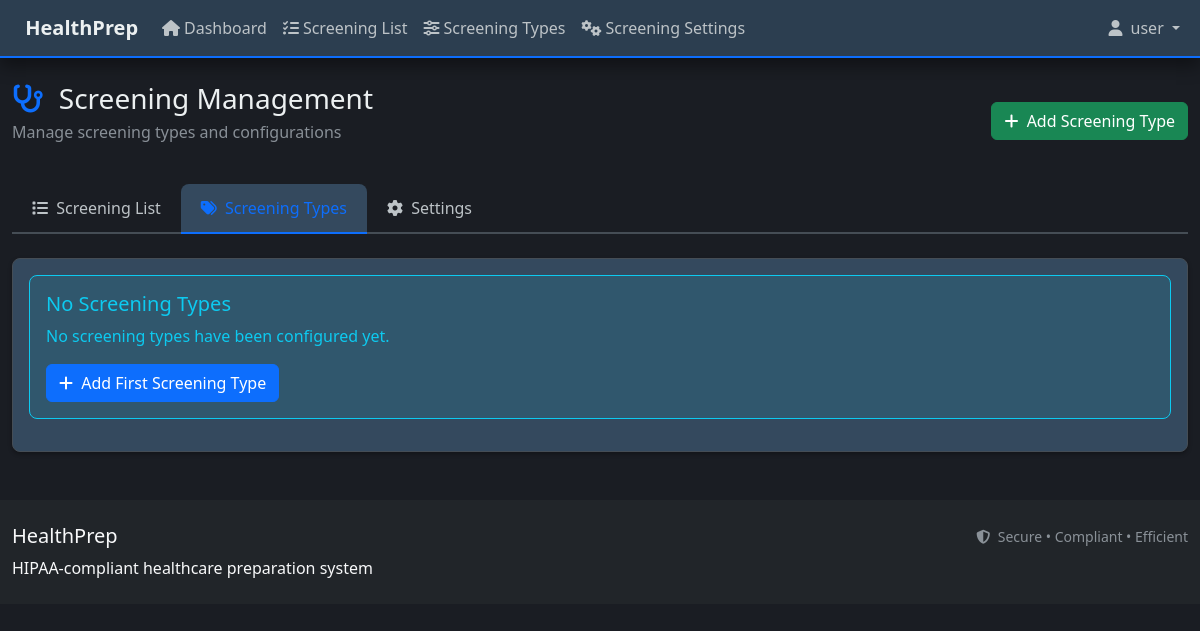
The app's page /screening/types (signed in), older data.
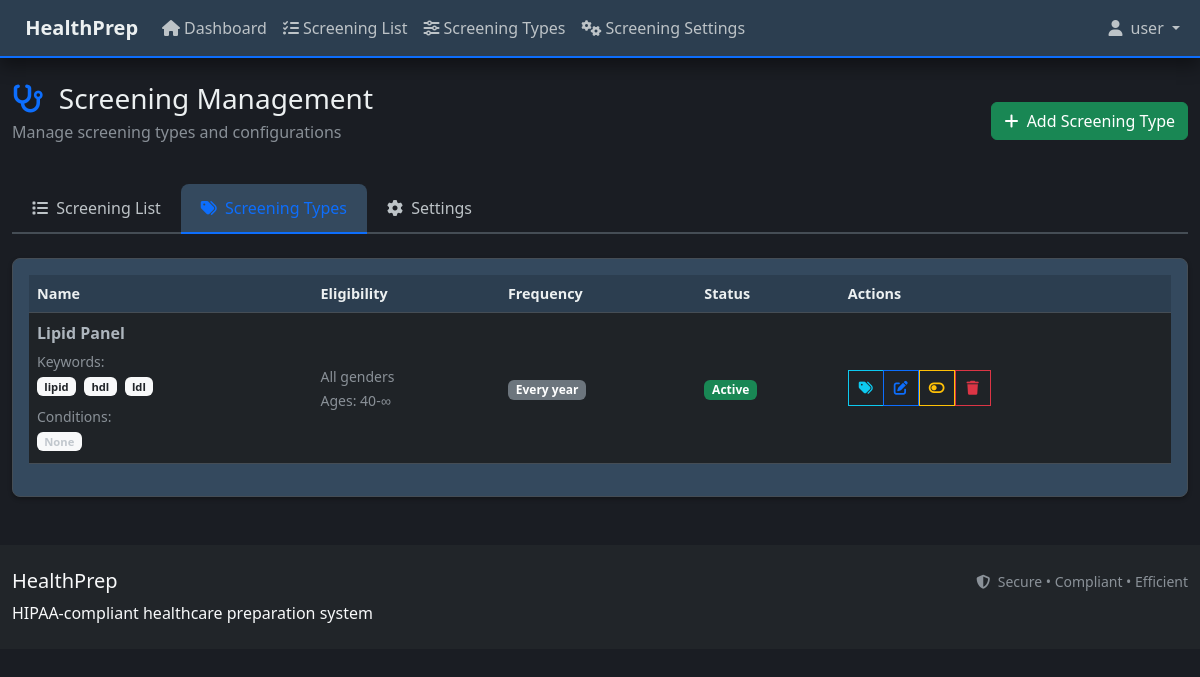
The same page, newer data.
### models.py (models this page shows, shortened)
class ScreeningType(db.Model):
    __tablename__ = 'screening_type'
    id = db.Column(db.Integer, primary_key=True)
    name = db.Column(db.String(100), nullable=False)
    org_id = db.Column(db.Integer, db.ForeignKey('organizations.id'), nullable=False)  # Organization scope
    keywords = db.Column(db.Text)  # JSON string of keywords for fuzzy detection
    eligible_genders = db.Column(db.String(10), default='both')  # 'M', 'F', or 'both'
    min_age = db.Column(db.Integer)
    max_age = db.Column(db.Integer)
    frequency_years = db.Column(db.Float, nullable=False)  # Frequency in years (can be fractional like 0.25 for 3 months)
    trigger_conditions = db.Column(db.Text)  # JSON string of conditions that modify screening protocols
    is_active = db.Column(db.Boolean, default=True)
    created_at = db.Column(db.DateTime, default=datetime.utcnow)
    updated_at = db.Column(db.DateTime, default=datetime.utcnow, onupdate=datetime.utcnow)
    organization = db.relationship('Organization', backref='screening_types')
    screenings = db.relationship('Screening', backref='screening_type', lazy=True)
    @property
    def keywords_list(self):
        if not self.keywords:
            return []
        try:
            return json.loads(self.keywords)
        except:
            return [kw.strip() for kw in self.keywords.split(',') if kw.strip()]
    @property
    def trigger_conditions_list(self):
        if not self.trigger_conditions or self.trigger_conditions.strip() == "":
            return []
    @property
    def frequency_display(self):
        frequency_months = self.frequency_years * 12
        if self.frequency_years == 1.0:
            return "Every year"
        elif self.frequency_years == 0.5:
            return "Every 6 months"
        elif self.frequency_years == 2.0:
            return "Every 2 years"

### routes/screening_routes.py (the view)
@screening_bp.route('/types')
@login_required
@non_admin_required
def screening_types():
    try:
        screening_types = ScreeningType.query.order_by(ScreeningType.name).all()
        return render_template('screening/types.html',
                             screening_types=screening_types)
    except Exception as e:
        logger.error(f"Error loading screening types: {str(e)}")
        flash('Error loading screening types', 'error')
        return render_template('error/500.html'), 500

### app.py (called while the page is built)
def register_template_utilities(app):
    @app.template_filter('datetime')
    def datetime_filter(value, format='%Y-%m-%d %H:%M'):
        if value is None:
            return ""
        return value.strftime(format)
    @app.context_processor
    def inject_cache_timestamp():
        import time
        return dict(cache_timestamp=int(time.time()))
    @app.context_processor
    def inject_csrf_token():
        from flask_wtf.csrf import generate_csrf
        return dict(csrf_token=lambda: generate_csrf())

### models.py (called while the page is built)
    def update_activity(self):
        self.last_activity = datetime.utcnow()

    @property
    def is_active(self):
        return self.is_active_user

### routes/auth_routes.py (called while the page is built)
def non_admin_required(f):
    from functools import wraps
    @wraps(f)
    def decorated_function(*args, **kwargs):
        if not current_user.is_authenticated:
            return redirect(url_for('auth.login'))
        if current_user.is_admin:
            flash('Admin users should use the admin dashboard.', 'info')
            return redirect(url_for('admin.dashboard'))
        return f(*args, **kwargs)
    return decorated_function

### templates/screening/types.html (shortened to what the changed rows need)
{% extends 'base_user.html' %}
{% block content %}
<div class="row mb-4">
    <div class="col-12">
        <div class="d-flex justify-content-between align-items-center">
            <div>
                <h1 class="h3 mb-1">
                    <i class="fas fa-stethoscope me-2 text-primary"></i>
                    Screening Management
                </h1>
            </div>
        </div>
    </div>
</div>
<div class="card">
    <div class="card-body">
        {% if screening_types %}
            <div class="table-responsive">
                <table class="table table-striped">
                    <thead>
                        <tr>
                            <th>Name</th>
                            <th>Eligibility</th>
                            <th>Frequency</th>
                            <th>Status</th>
                            <th>Actions</th>
                        </tr>
                    </thead>
                    <tbody>
                        {% for type in screening_types %}
                        <tr>
                            <td>
                                <strong>{{ type.name }}</strong>
                                {% if type.keywords_list %}
                                    <div class="mt-1">
                                        <small class="text-muted">Keywords:</small>
                                        <div class="keyword-display">
                                            {% for keyword in type.keywords_list[:5] %}
                                                <span class="badge bg-light text-dark me-1 mb-1" style="font-size: 0.7em;">{{ keyword }}</span>
                                            {% endfor %}
                                        </div>
                                    </div>
                                {% else %}
                                    <div class="mt-1">
                                        <small class="text-warning">No keywords configured</small>
                                    </div>
                                {% endif %}
                                <div class="mt-1">
                                    <small class="text-muted">Conditions:</small>
                                    <div class="condition-display">
                                        {% if type.trigger_conditions_list and type.trigger_conditions_list|length > 0 %}
                                            {% for condition in type.trigger_conditions_list[:3] %}
                                                <span class="badge bg-warning text-dark me-1 mb-1" style="font-size: 0.7em;">{{ condition }}</span>
                                            {% endfor %}
                                            {% if type.trigger_conditions_list|length > 3 %}
                                                <span class="badge bg-secondary" style="font-size: 0.7em;">+{{ type.trigger_conditions_list|length - 3 }} more</span>
                                            {% endif %}
                                        {% else %}
                                            <span class="badge bg-light text-muted me-1 mb-1" style="font-size: 0.7em;">None</span>
                                        {% endif %}
                                    </div>
                                </div>
                            </td>
                            <td>
                                <small class="text-muted">
                                    {% if type.eligible_genders == 'M' %}
                                        Male only
                                    {% elif type.eligible_genders == 'F' %}
                                        Female only
                                    {% else %}
                                        All genders
                                    {% endif %}
                                    {% if type.min_age or type.max_age %}
                                        <br>Ages: {{ type.min_age or '0' }}-{{ type.max_age or '∞' }}
                                    {% endif %}
                                </small>
                            </td>
                            <td>
                                <span class="badge bg-secondary">
                                    {{ type.frequency_display }}
                                </span>
                            </td>
                            <td>
                                {% if type.is_active %}
                                    <span class="badge bg-success">Active</span>
                                {% else %}
                                    <span class="badge bg-secondary">Inactive</span>
                                {% endif %}
                            </td>
                            <td>
                                <div class="btn-group btn-group-sm" role="group" style="white-space: nowrap;">
                                    <button type="button" class="btn btn-outline-info btn-sm"
                                            onclick="openKeywordManager({{ type.id }}, '{{ type.name }}')"
                                            title="Manage Keywords"
                                            style="width: 36px; height: 36px; border-radius: 0; display: inline-flex; align-items: center; justify-content: center;">
                                        <i class="fas fa-tags"></i>
                                    </button>
                                    <a href="{{ url_for('screening.edit_screening_type', type_id=type.id) }}"
                                       class="btn btn-outline-primary btn-sm" title="Edit"
                                       style="width: 36px; height: 36px; border-radius: 0; display: inline-flex; align-items: center; justify-content: center;">
                                        <i class="fas fa-edit"></i>
                                    </a>
                                    <form method="POST" action="{{ url_for('screening.toggle_screening_type_status', type_id=type.id) }}"
                                          style="display: inline;">
                                        <button type="submit" class="btn btn-outline-warning btn-sm"
                                                title="{{ 'Deactivate' if type.is_active else 'Activate' }}"
                                                style="width: 36px; height: 36px; border-radius: 0; display: inline-flex; align-items: center; justify-content: center;">
                                            <i class="fas fa-toggle-{{ 'off' if type.is_active else 'on' }}"></i>
                                        </button>
                                    </form>
                                    <form method="POST" action="{{ url_for('screening.delete_screening_type', type_id=type.id) }}"
                                          style="display: inline;"
                                          onsubmit="return confirm('Are you sure you want to delete this screening type?');">
                                        <button type="submit" class="btn btn-outline-danger btn-sm" title="Delete"
                                                style="width: 36px; height: 36px; border-radius: 0; display: inline-flex; align-items: center; justify-content: center;">
                                            <i class="fas fa-trash"></i>
                                        </button>
                                    </form>
                                </div>
                            </td>
                        </tr>
                        {% endfor %}
                    </tbody>
                </table>
            </div>
        {% else %}
            <div class="alert alert-info">
                <h5 class="alert-heading">No Screening Types</h5>
                <p>No screening types have been configured yet.</p>
                <a href="{{ url_for('screening.add_screening_type') }}" class="btn btn-primary">
                    <i class="fas fa-plus me-1"></i>
                    Add First Screening Type
                </a>
            </div>
        {% endif %}
    </div>
</div>
<link rel="stylesheet" href="{{ url_for('static', filename='css/keyword_modal.css') }}">
<link rel="stylesheet" href="{{ url_for('static', filename='css/medical_terminology_ui.css') }}">
{% endblock %}

Row changes from the older to the newer data that the page shows:
added ScreeningType: name "Lipid Panel", 5 "lipid" "hdl" "ldl", shows "None", eligible_genders "All genders", min_age "40", max_age "∞", frequency_display "Every year", is_active "Active"
Text that changed along with them:
text no longer shown: "No Screening Types No screening types have been configured yet. Add First Screening Type"
text now shown: "Name Eligibility Frequency Status Actions"
